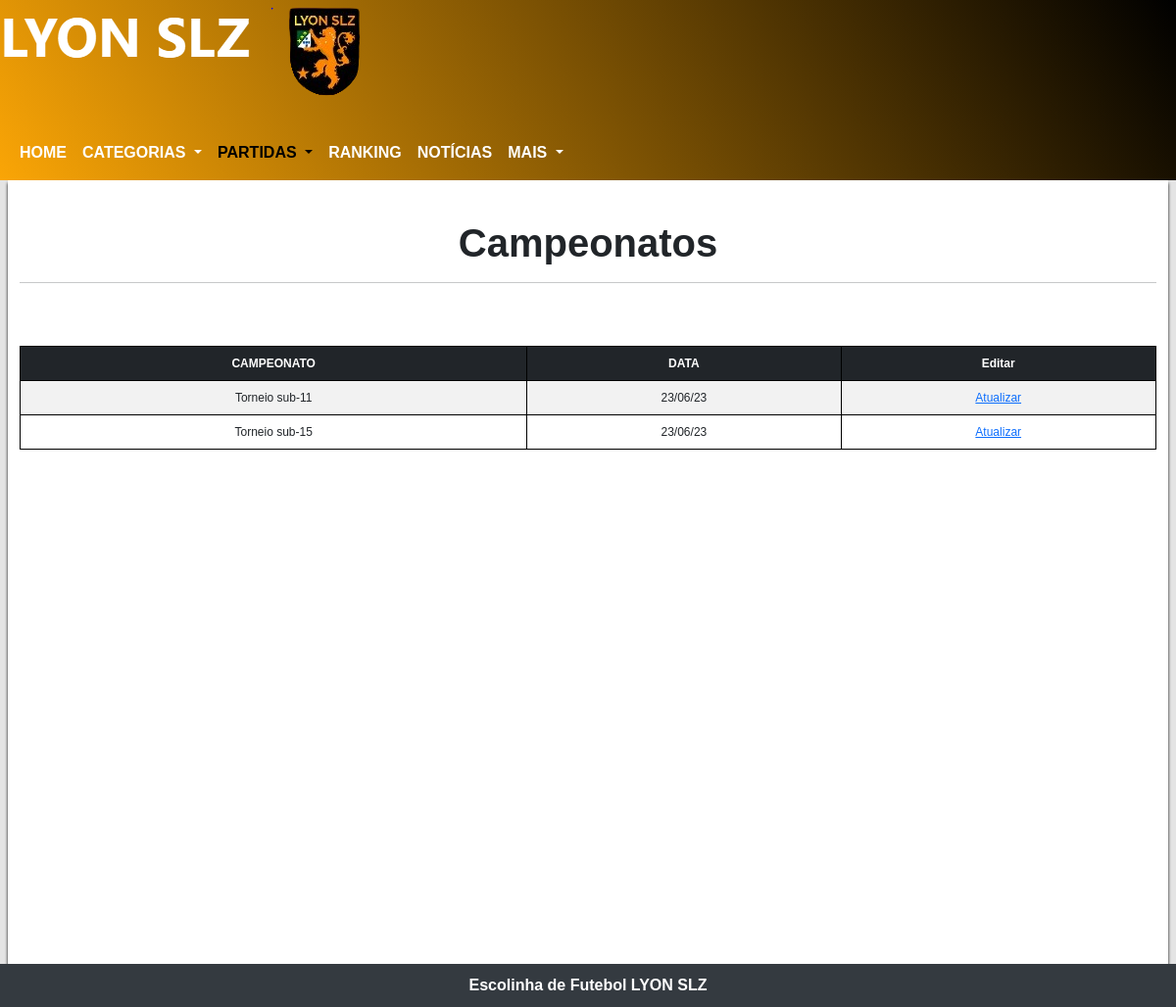
The page /admin/campeonatosAdmin.php on the database as committed earlier.
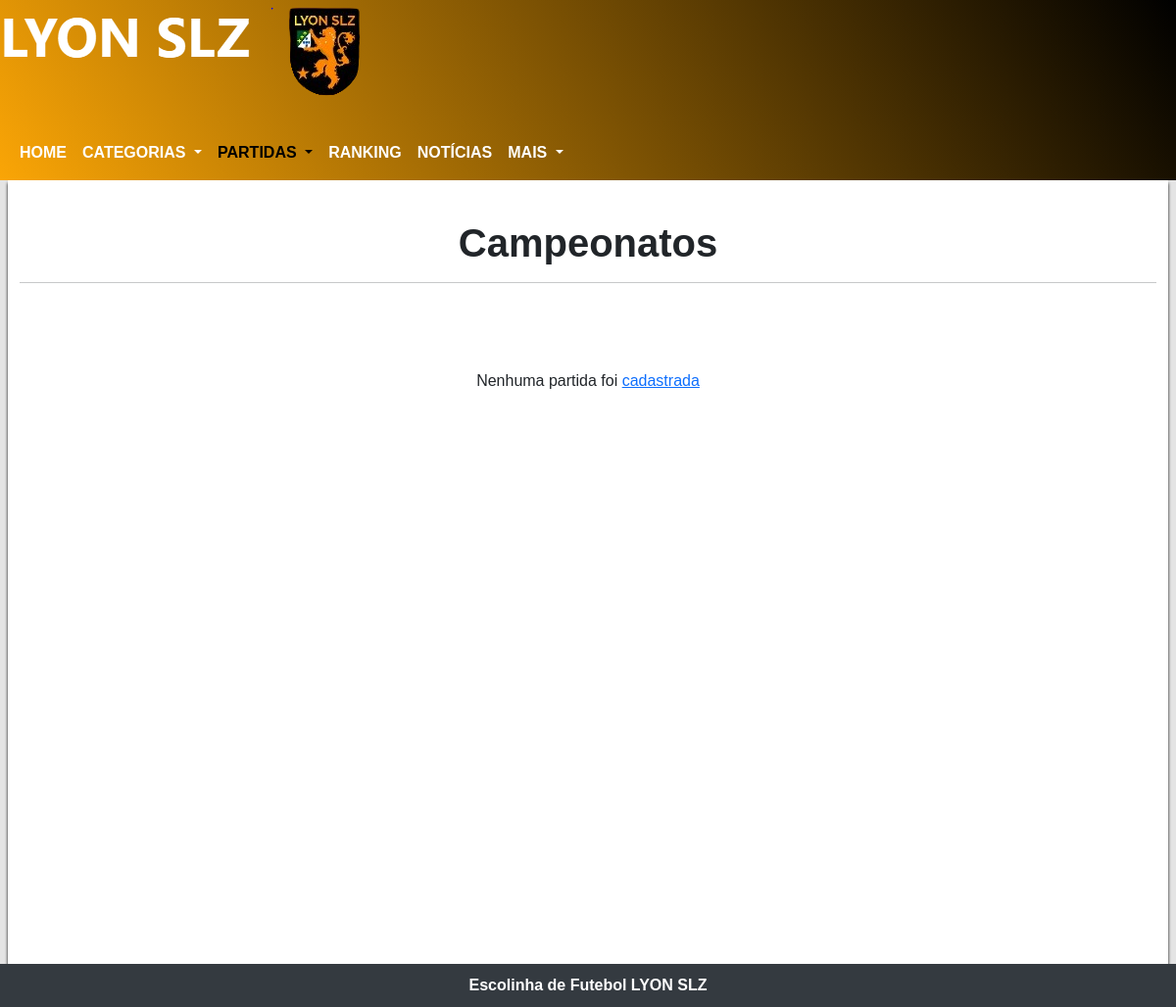
The same page on the database as committed later.
### tables this page shows
CREATE TABLE `tblcampeonato` (
  `id_campeonato` int(11) UNSIGNED NOT NULL,
  `nome_campeonato` varchar(255) NOT NULL,
  `data_campeonato` date NOT NULL
);

### admin/campeonatosAdmin.php (the view, shortened to what this page needs)
<?php
include('../db/conexao.php');
$sql = $pdo->prepare("SELECT * FROM tblcampeonato ORDER BY tblcampeonato.data_campeonato");
$sql->execute();
$dados = $sql->fetchAll();
?>
<!DOCTYPE html>
<html lang="pt-br">
<head>
    <link href="https://cdn.jsdelivr.net/npm/bootstrap@5.3.0/dist/css/bootstrap.min.css" rel="stylesheet">
    <link rel="stylesheet" href="../css/navHamburguer.css">
    <link rel="stylesheet" href="../css/layout.css">
    <link rel="stylesheet" href="lyon.jpg">
    <link rel="stylesheet" href="../css/timeANDescudo.css">
    <link rel="stylesheet" href="../css/update-delete.css">
</head>
<body>
    <div class="cabecalho">
        <picture>
            <source media="(max-width: 261px)" srcset='../img/imgLogo/lyonSlzEscudo5.png' loading="lazy">
            <source media="(max-width: 269px)" srcset='../img/imgLogo/lyonSlzEscudo4.png' loading="lazy">
            <source media="(max-width: 311px)" srcset='../img/imgLogo/lyonSlzEscudo3.png' loading="lazy">
            <source media="(max-width: 375px)" srcset='../img/imgLogo/lyonSlzEscudo2.png' loading="lazy">
            <img src="../img/imgLogo/lyonSlzEscudo.png" alt="Escudo do time LYYON SLZ" loading="lazy">
        </picture>
        <nav class="navbar navbar-expand-lg mt-4">
            <div class="container-fluid">
                <div class="collapse navbar-collapse" id="navbarNavDropdown">
                    <ul class="navbar-nav">
                        <li class="nav-item">
                            <a class="nav-link" aria-current="page" href="homeAdmin.php">HOME</a>
                        </li>
                        <li class="nav-item dropdown">
                            <a class="nav-link dropdown-toggle" href="#" role="button" data-bs-toggle="dropdown" aria-expanded="false">
                                CATEGORIAS
                            </a>
                        </li>
                        <li class="nav-item dropdown">
                            <a class="nav-link dropdown-toggle active" href="#" role="button" data-bs-toggle="dropdown" aria-expanded="false">
                                PARTIDAS
                            </a>
                        </li>
                        <li class="nav-item">
                            <a class="nav-link" aria-current="page" href="rankingAdmin.php">RANKING</a>
                        </li>
                        <li class="nav-item">
                            <a class="nav-link" href="noticiaisAdmin.php">NOTÍCIAS</a>
                        </li>
                        <li class="nav-item dropdown">
                            <a class="nav-link dropdown-toggle" href="#" role="button" data-bs-toggle="dropdown" aria-expanded="false">
                                MAIS
                            </a>
                        </li>
                    </ul>
                </div>
            </div>
        </nav>
    </div>
    <main>
        <div class="container-fluid">
            <h1 id="calendarioDeJogos">Campeonatos</h1>
            <hr>
            <br><br>
            <?php
            $data_Atual = date("Y-m-d");
            if (count($dados) > 0) {
                echo "<div class='table table-responsive table-striped'>";
                echo "<table class='table table-striped'>
                  <thead class=table-dark>
                  <tr>
              <th>CAMPEONATO</th>
              <th>DATA</th>
              <th>Editar</th>
                  </tr>
                  </thead>";
                foreach ($dados as $chaves => $valor) {
                    $dataJogo = $valor['data_campeonato'];
                    if (strtotime($dataJogo) >= strtotime($data_Atual)) {
                        echo "<tr>
                  <td>" . $valor['nome_campeonato'] . "</td>
                  <td>" . date("d/m/y", strtotime($valor['data_campeonato'])) . "</td>
                  <td>
                  <a href='#' class='btn-atualizar'
                  data-id='" . $valor['id_campeonato'] . "'
                  data-nome-c='" . $valor['nome_campeonato'] . "'
                  data-data-c='" . $valor['data_campeonato'] . "'
                  >Atualizar</a></td>
            </tr>";
                    }
                }
                echo "</table>";
                echo "</div>";
            } else {
                echo "<p class='mt-4' style='text-align:center'>Nenhuma partida foi <a href='cadastroDePartidas.php'>cadastrada</a></p>";
            }
            ?>
        </div>
    </main>
    <footer>
        <p class="mb-0">Escolinha de Futebol LYON SLZ</p>
    </footer>
</body>
</html>

Rows that differ between the two databases and show on the page:
removed tblcampeonato: nome_campeonato "Torneio sub-11", data_campeonato "23/06/23"
removed tblcampeonato: nome_campeonato "Torneio sub-15", data_campeonato "23/06/23"
Other text that changed with them:
text no longer shown: "CAMPEONATO DATA Editar"
text now shown: "Nenhuma partida foi cadastrada"
